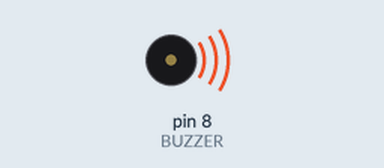
Recording of a sketch running on a simulated Arduino Uno, built with avr-gcc and run on an emulated ATmega328P. Parts: buzzer (waves = sounding).

Above: at 0.1 s.
At 21.8 s:
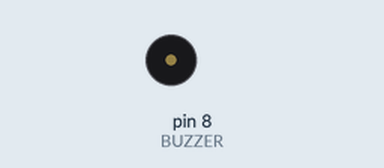
Timing chart, 0 to 23.3 s (numbered marks = the images above):
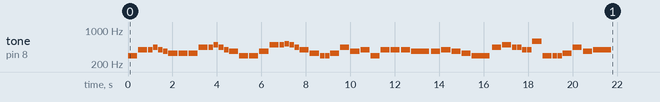

The sketch:

We_Wish_You_a_Merry_Christmas.ino
```cpp
// Generado con Partitura → Arduino
// 55 notas/silencios · duración ≈ 21.8 s · 132 BPM
#include <avr/pgmspace.h>
#if !defined(PROGMEM)
  #define PROGMEM
  #define pgm_read_word(p) (*(p))
#endif

#define BUZZER 8
const uint16_t N = 55;

// Frecuencias en Hz (0 = silencio)
const uint16_t melody[] PROGMEM = {
  294, 392, 392, 440, 392, 370, 330, 330, 330, 440, 440, 494,
  440, 392, 370, 294, 294, 370, 494, 494, 523, 494, 440, 392,
  330, 294, 294, 330, 440, 370, 392, 294, 392, 392, 392, 370,
  370, 392, 370, 330, 294, 440, 494, 440, 440, 392, 392, 587,
  294, 294, 294, 330, 440, 370, 392
};
// Duraciones en ms
const uint16_t dur[] PROGMEM = {
  455, 455, 227, 227, 227, 227, 455, 455, 455, 455, 227, 227,
  227, 227, 455, 455, 455, 455, 455, 227, 227, 227, 227, 455,
  455, 227, 227, 455, 455, 455, 455, 455, 455, 455, 455, 909,
  455, 455, 455, 455, 909, 455, 455, 227, 227, 227, 227, 455,
  455, 227, 227, 455, 455, 455, 909
};

void playSong() {
  for (uint16_t i = 0; i < N; i++) {
    uint16_t f = pgm_read_word(&melody[i]);
    uint16_t d = pgm_read_word(&dur[i]);
    if (f) tone(BUZZER, f, (uint32_t)d * 90 / 100);
    delay(d);
    noTone(BUZZER);
  }
}

void setup() {
  pinMode(BUZZER, OUTPUT);
  playSong();
}

void loop() {
}
```
